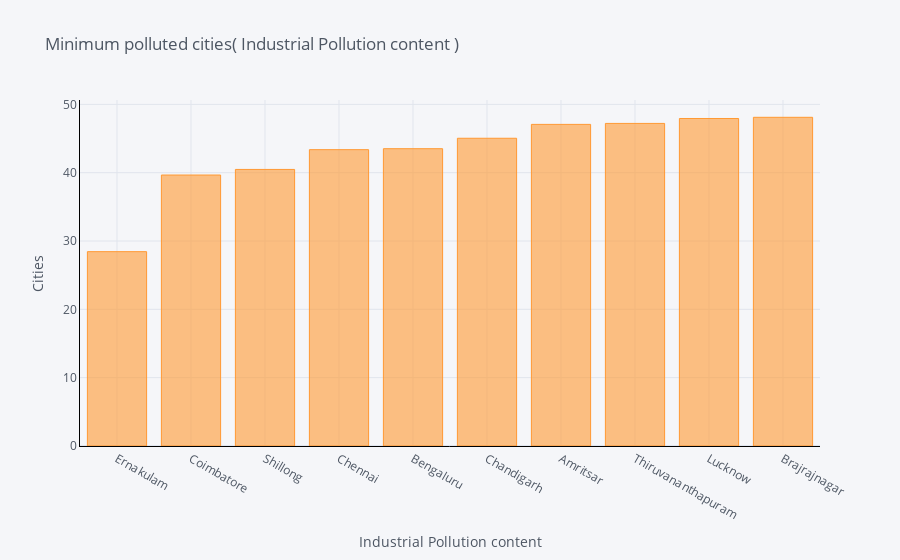
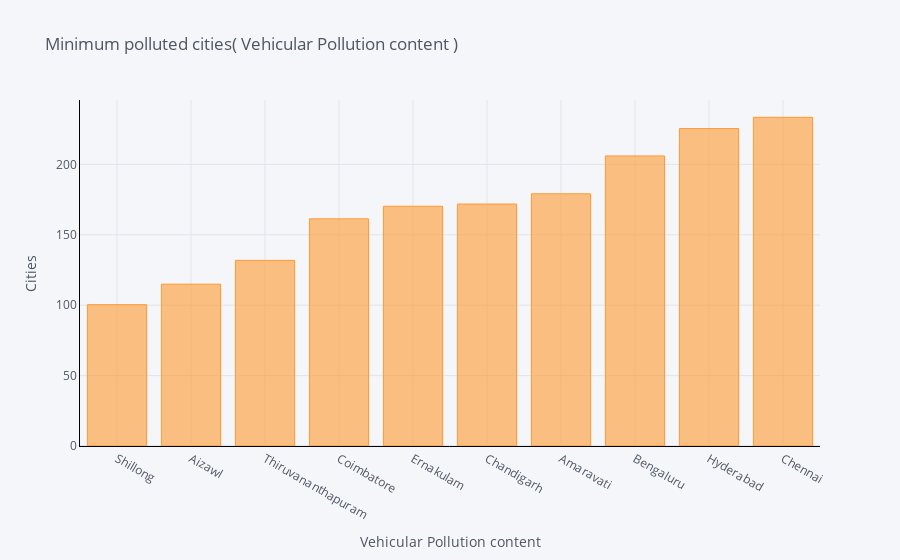

Notebook source saved alongside these figures, in order:
### Code cell
def min_bar_plot(var):
    x1 = df[['City',var]].groupby(["City"]).mean().sort_values(by = var,
    ascending = True).head(10).iplot(kind='bar', yTitle='Cities',xTitle=var, linecolor='black',title='{2} {1} {0}'.format(")",var,' Minimum polluted cities('))
p1 = min_bar_plot('Industrial Pollution content')
p2 = min_bar_plot('Vehicular Pollution content')

### Figure 1 — Plotly figure (JSON) as saved in the notebook; plotly's stock layout.template omitted (floating-point values rounded to 4 significant figures)
{"data": [{"marker": {"color": "rgba(255, 153, 51, 0.6)", "line": {"color": "rgba(255, 153, 51, 1.0)", "width": 1}}, "name": "Industrial Pollution content", "orientation": "v", "text": "", "x": ["Ernakulam", "Coimbatore", "Shillong", "Chennai", "Bengaluru", "Chandigarh", "Amritsar", "Thiruvananthapuram", "Lucknow", "Brajrajnagar"], "y": [28.44, 39.66, 40.48, 43.37, 43.51, 45.04, 47.07, 47.21, 47.93, 48.11], "type": "bar"}], "layout": {"legend": {"bgcolor": "#F5F6F9", "font": {"color": "#4D5663"}}, "paper_bgcolor": "#F5F6F9", "plot_bgcolor": "#F5F6F9", "title": {"font": {"color": "#4D5663"}, "text": " Minimum polluted cities( Industrial Pollution content )"}, "xaxis": {"gridcolor": "#E1E5ED", "linecolor": "black", "showgrid": true, "tickfont": {"color": "#4D5663"}, "title": {"font": {"color": "#4D5663"}, "text": "Industrial Pollution content"}, "zerolinecolor": "#E1E5ED", "type": "category", "range": [-0.5, 9.5], "autorange": true}, "yaxis": {"gridcolor": "#E1E5ED", "linecolor": "black", "showgrid": true, "tickfont": {"color": "#4D5663"}, "title": {"font": {"color": "#4D5663"}, "text": "Cities"}, "zerolinecolor": "#E1E5ED", "type": "linear", "range": [0, 50.64], "autorange": true}, "autosize": true}}

### Figure 2 — Plotly figure (JSON) as saved in the notebook; plotly's stock layout.template omitted (floating-point values rounded to 4 significant figures)
{"data": [{"marker": {"color": "rgba(255, 153, 51, 0.6)", "line": {"color": "rgba(255, 153, 51, 1.0)", "width": 1}}, "name": "Vehicular Pollution content", "orientation": "v", "text": "", "x": ["Shillong", "Aizawl", "Thiruvananthapuram", "Coimbatore", "Ernakulam", "Chandigarh", "Amaravati", "Bengaluru", "Hyderabad", "Chennai"], "y": [100.4, 114.9, 131.8, 161.3, 170.3, 171.8, 179.1, 206.0, 225.4, 233.4], "type": "bar"}], "layout": {"legend": {"bgcolor": "#F5F6F9", "font": {"color": "#4D5663"}}, "paper_bgcolor": "#F5F6F9", "plot_bgcolor": "#F5F6F9", "title": {"font": {"color": "#4D5663"}, "text": " Minimum polluted cities( Vehicular Pollution content )"}, "xaxis": {"gridcolor": "#E1E5ED", "linecolor": "black", "showgrid": true, "tickfont": {"color": "#4D5663"}, "title": {"font": {"color": "#4D5663"}, "text": "Vehicular Pollution content"}, "zerolinecolor": "#E1E5ED", "type": "category", "range": [-0.5, 9.5], "autorange": true}, "yaxis": {"gridcolor": "#E1E5ED", "linecolor": "black", "showgrid": true, "tickfont": {"color": "#4D5663"}, "title": {"font": {"color": "#4D5663"}, "text": "Cities"}, "zerolinecolor": "#E1E5ED", "type": "linear", "range": [0, 245.7], "autorange": true}, "autosize": true}}
